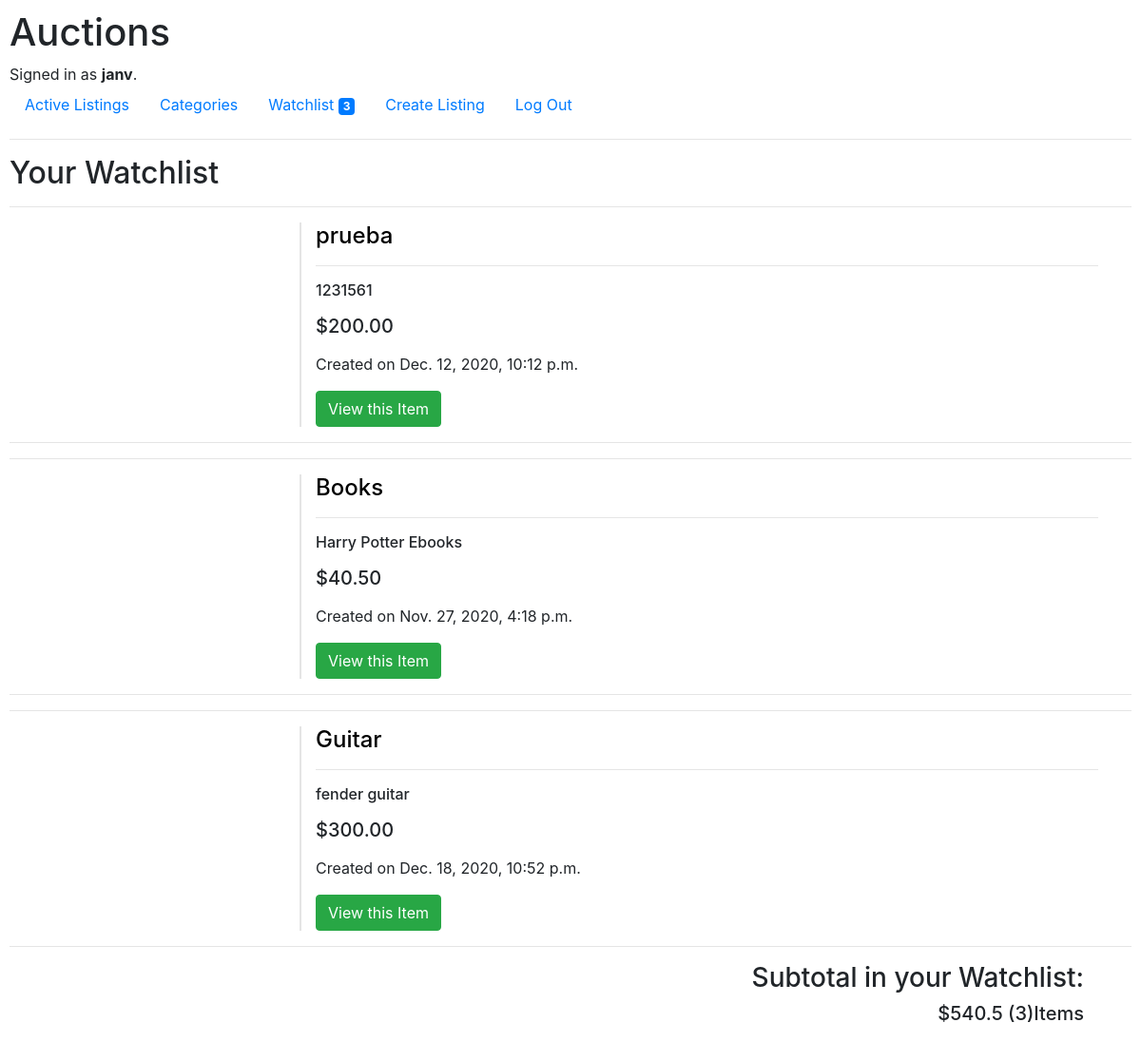
Screenshot of /watchlistPage (signed in) with the database file from the repository.
### auctions/models.py (models this page shows, shortened)
class User(AbstractUser):
    pass

class Auction(models.Model):
    title = models.CharField(max_length=64)
    description = models.TextField(max_length=264)
    bid_initial = models.DecimalField(max_digits=12, decimal_places=2)
    image_url = models.URLField(blank=True, default="https://www.salonlfc.com/wp-content/uploads/2018/01/image-not-found-scaled-1150x647.png")
    category = models.ForeignKey(Category, on_delete=models.CASCADE, related_name="auctions_product")
    user_creator = models.ForeignKey(User, on_delete=models.CASCADE , related_name="creator")
    created_at = models.DateTimeField(auto_now_add=True)
    closed_on = models.DateTimeField(auto_now=False, blank=True, null=True)
    active = models.BooleanField(default=True, verbose_name="is_active")
    winner = models.ForeignKey(User, on_delete=models.CASCADE, null=True, related_name="user_winner")

class Bid(models.Model):
    bid = models.DecimalField(max_digits=12, decimal_places=2)
    user_bidder = models.ForeignKey(User, on_delete=models.CASCADE, related_name="bidder")
    auction_bided = models.ForeignKey(Auction, on_delete=models.CASCADE, related_name="auction_bided")
    date_bid = models.DateTimeField(auto_now_add=True)
    class Meta:
        ordering = ['bid']

### auctions/views.py (the view)
# urls.py: path("watchlistPage", views.watchlist_page, name="watchlist_page"),
@login_required(login_url='login')
def watchlist_page(request):
    listing_list = []
    auction_list = []
    total = 0
    counter = 0
    watching_items = request.user.watcher.all()
    for w in watching_items:
        listing_list.append(w)
        a = w.auction_watched_id
        auction = Auction.objects.get(pk=a)
        auction_list.append(auction)
        total += float(auction.auction_bided.last().bid)
        counter += 1
    return render(request, "auctions/watchlist.html",{
        "a":auction_list,
        "total":total,
        "counter": counter
    })

### auctions/context_processors.py (called while the page is built)
def get_watchlist(request):
    watchlist_number=""
    if request.user.is_authenticated:
        user = request.user
        watchlist_number = WatchList.objects.filter(user_watcher=user).count()
        return {
            'watchlist_number': watchlist_number
        }
    else:
        return {
            'watchlist_number': watchlist_number
        }

### auctions/templates/auctions/watchlist.html (shortened to what this page needs)
{% extends 'auctions/layout.html' %}
{% block body %}
<h2>Your Watchlist</h2>
{% for i in a %}
<hr />
<div class="container-sm">
    <div class="row">
        <div class="col-sm-3">
        </div>
        <div id="line"></div>
        <div class="col-md" id="listing">
            <a href="{% url 'listing' listing_id=i.id  %}">
                <h4 id="listing-title-index">{{i.title}}</h4>
            </a>
            <hr />
            <h6>{{i.description}}</h6>
            <strong>
                <p>
                <h5>${{i.auction_bided.last.bid}}</h5>
                </p>
            </strong>
            <p>Created on {{i.created_at}}</p>
            <button type="button" class="btn btn-success">
                <a href="{% url 'listing' listing_id=i.id %}">
                    View this Item
                </a>
            </button>
        </div>
    </div>
</div>
<hr/>
{% empty %}
    <hr/>
    <h5>Your Watchlist is Empty</h5>
{% endfor %}
<div class="sub-total">
    <h3>Subtotal in your Watchlist: </h3>
    <h5>${{total}} ({{counter}})Items</h5>
</div>
{% endblock %}

### auctions/templates/auctions/layout.html (shortened to what this page needs)
{% load static %}
<!DOCTYPE html>
<html lang="en">
    <head>
        <link rel="stylesheet" href="https://stackpath.bootstrapcdn.com/bootstrap/4.4.1/css/bootstrap.min.css">
        <link href="{% static 'auctions/styles.css' %}" rel="stylesheet">
    </head>
    <body>
        <h1>Auctions</h1>
        <div>
            {% if user.is_authenticated %}
                Signed in as <strong>{{ user.username }}</strong>.
            {% else %}
                Not signed in.
            {% endif %}
        </div>
        <ul class="nav">
            <li class="nav-item">
                <a class="nav-link" href="{% url 'index' %}">Active Listings</a>
            </li>
            <li class="nav-item">
                    <a class="nav-link" href="{% url 'categories' %}">Categories</a>
                </li>
            {% if user.is_authenticated %}
                <li class="nav-item">
                    <a class="nav-link" href="{% url 'watchlist_page' %}">Watchlist <span class="badge bg-primary" id="watchlist-number">{{watchlist_number}}</span></a>
                </li>
                <li class="nav-item">
                    <a class="nav-link" href="{% url 'create_listing' %}">Create Listing</a>
                </li>
                <li class="nav-item">
                    <a class="nav-link" href="{% url 'logout' %}">Log Out</a>
                </li>
            {% endif %}
        </ul>
        <hr>
        {% block body %}
        {% endblock %}
    </body>
</html>

### auctions/static/auctions/styles.css (style rules this page uses)
body { padding: 10px; }
#line { border-right: 2px solid rgba(0,0,0,.1); height: auto; }
#listing > a { text-decoration: none; color: black; }
button > a { text-decoration: none; color:white; }
.sub-total { text-align: right; margin-right: 50px; }
#watchlist-number { color: white; }

### rows the page displays
User: username "janv"
Auction: title "prueba", description "1231561", auction_bided.last.bid "200.00", created_at "Dec. 12, 2020, 10:12 p.m."
Auction: title "Books", description "Harry Potter Ebooks", auction_bided.last.bid "40.50", created_at "Nov. 27, 2020, 4:18 p.m."
Auction: title "Guitar", description "fender guitar", auction_bided.last.bid "300.00", created_at "Dec. 18, 2020, 10:52 p.m."

### other values shown
{{ watchlist_number }} "3"
{{ total }} "540.5"
{{ counter }} "3"
